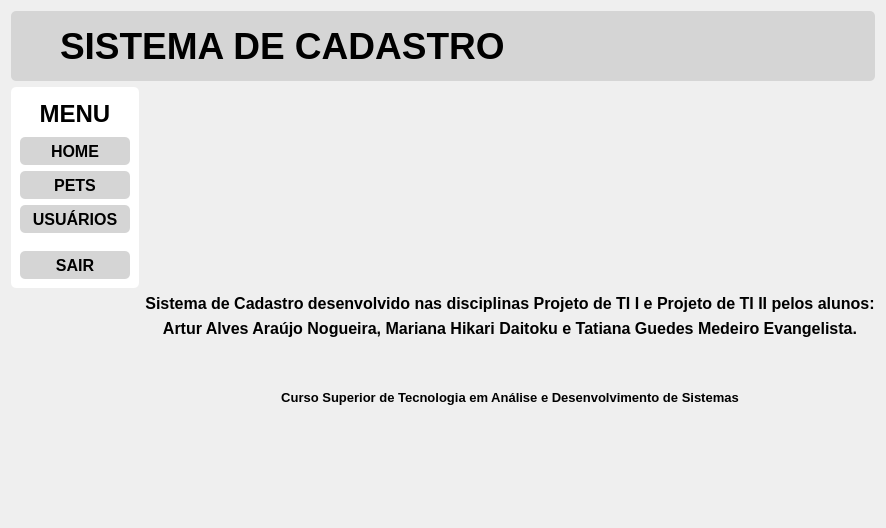
      <widget class="QWidget" name="win_sobre">
       <layout class="QVBoxLayout" name="verticalLayout">
        <item>
         <widget class="QWidget" name="fr_titulo_sobre" native="true">
          <property name="minimumSize">
           <size>
            <width>0</width>
            <height>70</height>
           </size>
          </property>
          <property name="maximumSize">
           <size>
            <width>16777215</width>
            <height>70</height>
           </size>
          </property>
          <property name="styleSheet">
           <string notr="true">background-color: rgb(213, 213, 213);
border-radius:5px;
</string>
          </property>
          <layout class="QHBoxLayout" name="horizontalLayout_4">
           <item>
            <widget class="QLabel" name="img_titulo_sobre">
             <property name="sizePolicy">
              <sizepolicy hsizetype="Minimum" vsizetype="Minimum">
               <horstretch>0</horstretch>
               <verstretch>0</verstretch>
              </sizepolicy>
             </property>
             <property name="minimumSize">
              <size>
               <width>30</width>
               <height>30</height>
              </size>
             </property>
             <property name="maximumSize">
              <size>
               <width>34</width>
               <height>50</height>
              </size>
             </property>
             <property name="text">
              <string/>
             </property>
             <property name="pixmap">
              <pixmap>../img/comp.png</pixmap>
             </property>
            </widget>
           </item>
           <item>
            <widget class="QLabel" name="lb_titulo_sobre">
             <property name="sizePolicy">
              <sizepolicy hsizetype="Minimum" vsizetype="Minimum">
               <horstretch>0</horstretch>
               <verstretch>0</verstretch>
              </sizepolicy>
             </property>
             <property name="minimumSize">
              <size>
               <width>30</width>
               <height>30</height>
              </size>
             </property>
             <property name="maximumSize">
              <size>
               <width>16777215</width>
               <height>50</height>
              </size>
             </property>
             <property name="font">
              <font>
               <family>Yu Gothic UI</family>
               <pointsize>28</pointsize>
               <weight>75</weight>
               <bold>true</bold>
              </font>
             </property>
             <property name="text">
              <string>SISTEMA DE CADASTRO</string>
             </property>
            </widget>
           </item>
          </layout>
         </widget>
        </item>
        <item>
         <layout class="QFormLayout" name="fr_geral_sobre">
          <item row="0" column="0">
           <widget class="QFrame" name="fr_menu_sobre">
            <property name="sizePolicy">
             <sizepolicy hsizetype="Fixed" vsizetype="Fixed">
              <horstretch>0</horstretch>
              <verstretch>0</verstretch>
             </sizepolicy>
            </property>
            <property name="minimumSize">
             <size>
              <width>128</width>
              <height>201</height>
             </size>
            </property>
            <property name="maximumSize">
             <size>
              <width>128</width>
              <height>201</height>
             </size>
            </property>
            <property name="styleSheet">
             <string notr="true">background-color: rgb(255, 255, 255);
border-radius: 5px;</string>
            </property>
            <property name="frameShape">
             <enum>QFrame::StyledPanel</enum>
            </property>
            <property name="frameShadow">
             <enum>QFrame::Raised</enum>
            </property>
            <layout class="QGridLayout" name="gridLayout_15">
             <item row="5" column="0">
              <spacer name="sp_menu_sobre">
               <property name="orientation">
                <enum>Qt::Vertical</enum>
               </property>
               <property name="sizeHint" stdset="0">
                <size>
                 <width>20</width>
                 <height>40</height>
                </size>
               </property>
              </spacer>
             </item>
             <item row="7" column="0">
              <widget class="QPushButton" name="bt_sair_sobre">
               <property name="minimumSize">
                <size>
                 <width>80</width>
                 <height>28</height>
                </size>
               </property>
               <property name="font">
                <font>
                 <family>Yu Gothic UI</family>
                 <pointsize>12</pointsize>
                 <weight>75</weight>
                 <bold>true</bold>
                </font>
               </property>
               <property name="cursor">
                <cursorShape>PointingHandCursor</cursorShape>
               </property>
               <property name="styleSheet">
                <string notr="true">QPushButton{
	
	background-color: rgb(213, 213, 213);
	border-radius: 5px;
}

QPushButton:hover{
	
	background-color: rgb(190, 190, 190);
}</string>
               </property>
               <property name="text">
                <string>SAIR</string>
               </property>
               <property name="icon">
                <iconset>
                 <normaloff>../img/sair.png</normaloff>../img/sair.png</iconset>
               </property>
               <property name="iconSize">
                <size>
                 <width>15</width>
                 <height>15</height>
                </size>
               </property>
              </widget>
             </item>
             <item row="1" column="0">
              <widget class="QLabel" name="lb_menu_sobre">
               <property name="sizePolicy">
                <sizepolicy hsizetype="Fixed" vsizetype="Fixed">
                 <horstretch>0</horstretch>
                 <verstretch>0</verstretch>
                </sizepolicy>
               </property>
               <property name="minimumSize">
                <size>
                 <width>110</width>
                 <height>35</height>
                </size>
               </property>
               <property name="font">
                <font>
                 <family>Yu Gothic UI</family>
                 <pointsize>18</pointsize>
                 <weight>75</weight>
                 <bold>true</bold>
                </font>
               </property>
               <property name="styleSheet">
                <string notr="true"/>
               </property>
               <property name="text">
                <string>MENU</string>
               </property>
               <property name="alignment">
                <set>Qt::AlignCenter</set>
               </property>
              </widget>
             </item>
             <item row="2" column="0">
              <widget class="QPushButton" name="bt_home_sobre">
               <property name="sizePolicy">
                <sizepolicy hsizetype="Fixed" vsizetype="Fixed">
                 <horstretch>0</horstretch>
                 <verstretch>0</verstretch>
                </sizepolicy>
               </property>
               <property name="minimumSize">
                <size>
                 <width>110</width>
                 <height>28</height>
                </size>
               </property>
               <property name="font">
                <font>
                 <family>Yu Gothic UI</family>
                 <pointsize>12</pointsize>
                 <weight>75</weight>
                 <bold>true</bold>
                </font>
               </property>
               <property name="cursor">
                <cursorShape>PointingHandCursor</cursorShape>
               </property>
               <property name="styleSheet">
                <string notr="true">QPushButton{
	
	background-color: rgb(213, 213, 213);
	border-radius: 5px;
}

QPushButton:hover{
	
	background-color: rgb(190, 190, 190);
	color: rgb(255, 255, 255);
}
</string>
               </property>
               <property name="text">
                <string>HOME</string>
               </property>
              </widget>
             </item>
             <item row="3" column="0">
              <widget class="QPushButton" name="bt_pets_sobre">
               <property name="sizePolicy">
                <sizepolicy hsizetype="Fixed" vsizetype="Fixed">
                 <horstretch>0</horstretch>
                 <verstretch>0</verstretch>
                </sizepolicy>
               </property>
               <property name="minimumSize">
                <size>
                 <width>110</width>
                 <height>28</height>
                </size>
               </property>
               <property name="font">
                <font>
                 <family>Yu Gothic UI</family>
                 <pointsize>12</pointsize>
                 <weight>75</weight>
                 <bold>true</bold>
                </font>
               </property>
               <property name="cursor">
                <cursorShape>PointingHandCursor</cursorShape>
               </property>
               <property name="styleSheet">
                <string notr="true">QPushButton{
	
	background-color: rgb(213, 213, 213);
	border-radius: 5px;
}

QPushButton:hover{
	
	background-color: rgb(190, 190, 190);
	color: rgb(255, 255, 255);
}</string>
               </property>
               <property name="text">
                <string>PETS</string>
               </property>
              </widget>
             </item>
             <item row="4" column="0">
              <widget class="QPushButton" name="bt_usuarios_sobre">
               <property name="sizePolicy">
                <sizepolicy hsizetype="Fixed" vsizetype="Fixed">
                 <horstretch>0</horstretch>
                 <verstretch>0</verstretch>
                </sizepolicy>
               </property>
               <property name="minimumSize">
                <size>
                 <width>110</width>
                 <height>28</height>
                </size>
               </property>
               <property name="font">
                <font>
                 <family>Yu Gothic UI</family>
                 <pointsize>12</pointsize>
                 <weight>75</weight>
                 <bold>true</bold>
                </font>
               </property>
               <property name="cursor">
                <cursorShape>PointingHandCursor</cursorShape>
               </property>
               <property name="styleSheet">
                <string notr="true">QPushButton{
	
	background-color: rgb(213, 213, 213);
	border-radius: 5px;
}

QPushButton:hover{
	
	background-color: rgb(190, 190, 190);
	color: rgb(255, 255, 255);
}</string>
               </property>
               <property name="text">
                <string>USUÁRIOS</string>
               </property>
              </widget>
             </item>
            </layout>
           </widget>
          </item>
          <item row="0" column="1">
           <spacer name="verticalSpacer_2">
            <property name="orientation">
             <enum>Qt::Vertical</enum>
            </property>
            <property name="sizeHint" stdset="0">
             <size>
              <width>20</width>
              <height>40</height>
             </size>
            </property>
           </spacer>
          </item>
          <item row="1" column="1">
           <widget class="QLabel" name="lb_infos_sobre">
            <property name="sizePolicy">
             <sizepolicy hsizetype="Expanding" vsizetype="Expanding">
              <horstretch>0</horstretch>
              <verstretch>0</verstretch>
             </sizepolicy>
            </property>
            <property name="font">
             <font>
              <family>Yu Gothic UI</family>
              <pointsize>12</pointsize>
              <weight>75</weight>
              <bold>true</bold>
             </font>
            </property>
            <property name="text">
             <string>Sistema de Cadastro desenvolvido nas disciplinas Projeto de TI I e Projeto de TI II pelos alunos:</string>
            </property>
            <property name="alignment">
             <set>Qt::AlignCenter</set>
            </property>
           </widget>
          </item>
          <item row="7" column="1">
           <spacer name="verticalSpacer">
            <property name="orientation">
             <enum>Qt::Vertical</enum>
            </property>
            <property name="sizeHint" stdset="0">
             <size>
              <width>20</width>
              <height>40</height>
             </size>
            </property>
           </spacer>
          </item>
          <item row="4" column="1">
           <widget class="QLabel" name="label_2">
            <property name="font">
             <font>
              <family>Yu Gothic UI</family>
              <pointsize>10</pointsize>
              <weight>75</weight>
              <bold>true</bold>
             </font>
            </property>
            <property name="text">
             <string>Curso Superior de Tecnologia em Análise e Desenvolvimento de Sistemas</string>
            </property>
            <property name="alignment">
             <set>Qt::AlignCenter</set>
            </property>
           </widget>
          </item>
          <item row="5" column="1">
           <widget class="QLabel" name="label">
            <property name="text">
             <string/>
            </property>
            <property name="pixmap">
             <pixmap>../img/ceub.png</pixmap>
            </property>
            <property name="alignment">
             <set>Qt::AlignCenter</set>
            </property>
           </widget>
          </item>
          <item row="3" column="1">
           <spacer name="verticalSpacer_3">
            <property name="orientation">
             <enum>Qt::Vertical</enum>
            </property>
            <property name="sizeHint" stdset="0">
             <size>
              <width>20</width>
              <height>40</height>
             </size>
            </property>
           </spacer>
          </item>
          <item row="6" column="1">
           <spacer name="verticalSpacer_4">
            <property name="orientation">
             <enum>Qt::Vertical</enum>
            </property>
            <property name="sizeHint" stdset="0">
             <size>
              <width>20</width>
              <height>40</height>
             </size>
            </property>
           </spacer>
          </item>
          <item row="2" column="1">
           <widget class="QLabel" name="lb_infos_sobre_2">
            <property name="sizePolicy">
             <sizepolicy hsizetype="Expanding" vsizetype="Expanding">
              <horstretch>0</horstretch>
              <verstretch>0</verstretch>
             </sizepolicy>
            </property>
            <property name="font">
             <font>
              <family>Yu Gothic UI</family>
              <pointsize>12</pointsize>
              <weight>75</weight>
              <bold>true</bold>
             </font>
            </property>
            <property name="text">
             <string>Artur Alves Araújo Nogueira, Mariana Hikari Daitoku e Tatiana Guedes Medeiro Evangelista.</string>
            </property>
            <property name="alignment">
             <set>Qt::AlignCenter</set>
            </property>
           </widget>
          </item>
         </layout>
        </item>
       </layout>
      </widget>
